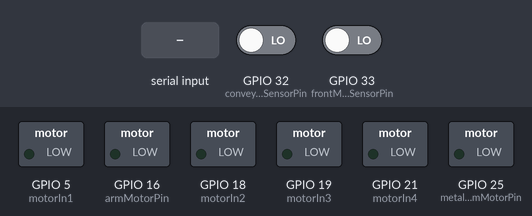
Bench run of a sketch on a simulated ESP32. Parts: switched loads named in the sketch (green lamp = pin HIGH). The test bench sets the inputs (shaded band); at power-on: GPIO 33 (frontMotionSensorPin) LOW, GPIO 32 (conveyorMotionSensorPin) LOW.

Above: at 1.2 s.
1.3 s: GPIO 33 (frontMotionSensorPin) driven HIGH
At 2.7 s:
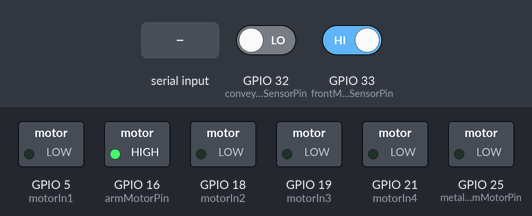
4.3 s: GPIO 33 (frontMotionSensorPin) driven LOW
At 5.7 s:
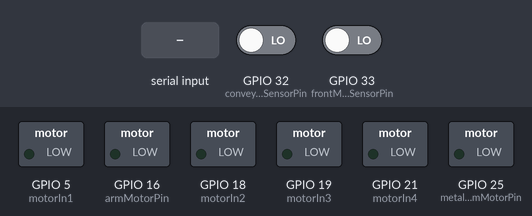
6.8 s: "F" received over Serial
At 8.0 s:
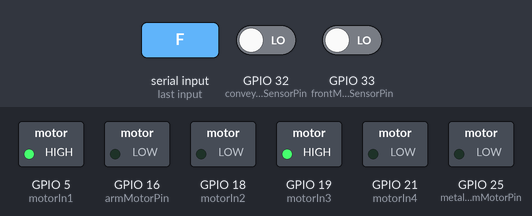
8.3 s: "R" received over Serial
At 9.2 s:
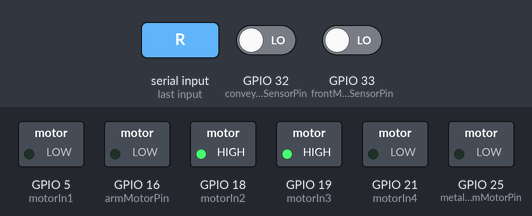
Timing chart, 0 to 12.8 s (numbered marks = the images above; inputs shaded):
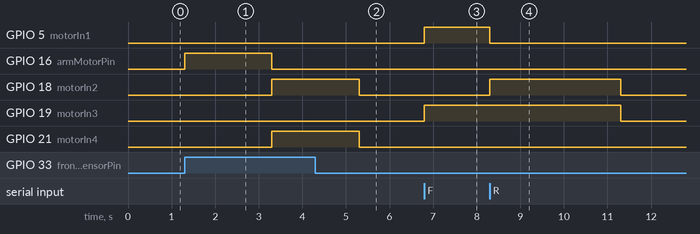

Measured:
- after the input at 1.3 s, GPIO 16 (armMotorPin): LOW → HIGH at once, → LOW 2.0 s later; GPIO 18 (motorIn2), GPIO 21 (motorIn4): LOW → HIGH after 2.0 s
- after the input at 4.3 s, GPIO 16 (armMotorPin): stays LOW (without the input it goes to HIGH after 1.0 s)
- after the input at 6.8 s, GPIO 5 (motorIn1), GPIO 19 (motorIn3): LOW → HIGH at once
- after the input at 8.3 s, GPIO 5 (motorIn1): HIGH → LOW after 0.00 s instead of 1.5 s; GPIO 18 (motorIn2): LOW → HIGH at once, → LOW 3.0 s later; GPIO 19 (motorIn3): HIGH → LOW after 3.0 s instead of 1.5 s

The sketch:

updated.ino
```cpp
#include <Arduino.h>

// Pin Definitions
const int motorIn1 = 5;
const int motorIn2 = 18;
const int motorIn3 = 19;
const int motorIn4 = 21;
const int armMotorPin = 16;
const int metalArmMotorPin = 25;  // For metal objects
const int frontMotionSensorPin = 33;
const int conveyorMotionSensorPin = 32;
const int metalDetectorPin = 20;

char command;
unsigned long lastCommunication = 0;
const unsigned long communicationTimeout = 3000;  // 3 seconds

void setup() {
    Serial.begin(9600);

    pinMode(motorIn1, OUTPUT);
    pinMode(motorIn2, OUTPUT);
    pinMode(motorIn3, OUTPUT);
    pinMode(motorIn4, OUTPUT);
    pinMode(armMotorPin, OUTPUT);
    pinMode(metalArmMotorPin, OUTPUT);
    pinMode(frontMotionSensorPin, INPUT);
    pinMode(conveyorMotionSensorPin, INPUT);
    pinMode(metalDetectorPin, INPUT);

    stopAllMotors();  // Ensure all motors are stopped initially
}

void loop() {
    if (Serial.available() > 0) {
        command = Serial.read();
        lastCommunication = millis();  // Update last communication time

        if (command == 'F') {
            moveForward();
        } else if (command == 'R') {
            rotate();
        }
    }

    // Front motion sensor detects object nearby
    if (digitalRead(frontMotionSensorPin) == HIGH) {
        stopAllMotors();
        pickObject();
    }

    // Check for timeout in communication
    if (millis() - lastCommunication > communicationTimeout) {
        stopAllMotors();
    }
}

// Function to pick object
void pickObject() {
    digitalWrite(armMotorPin, HIGH);  // Pick object with standard arm
    delay(2000);  // Simulate arm picking time
    digitalWrite(armMotorPin, LOW);

    // Drop object on conveyor belt
    if (digitalRead(conveyorMotionSensorPin) == LOW) {
        moveBackward(2000);  // Move back and retry detection
    } else {
        // Check if object is metal
        if (digitalRead(metalDetectorPin) == HIGH) {
            digitalWrite(metalArmMotorPin, HIGH);  // Use metal arm for metal objects
            delay(2000);
            digitalWrite(metalArmMotorPin, LOW);
        }
    }
}

// Movement functions
void moveForward() {
    digitalWrite(motorIn1, HIGH);
    digitalWrite(motorIn2, LOW);
    digitalWrite(motorIn3, HIGH);
    digitalWrite(motorIn4, LOW);
}

void rotate() {
    digitalWrite(motorIn1, LOW);
    digitalWrite(motorIn2, HIGH);
    digitalWrite(motorIn3, HIGH);
    digitalWrite(motorIn4, LOW);
}

void moveBackward(int duration) {
    digitalWrite(motorIn1, LOW);
    digitalWrite(motorIn2, HIGH);
    digitalWrite(motorIn3, LOW);
    digitalWrite(motorIn4, HIGH);
    delay(duration);
    stopAllMotors();
}

void stopAllMotors() {
    digitalWrite(motorIn1, LOW);
    digitalWrite(motorIn2, LOW);
    digitalWrite(motorIn3, LOW);
    digitalWrite(motorIn4, LOW);
    digitalWrite(armMotorPin, LOW);
    digitalWrite(metalArmMotorPin, LOW);
}
```
